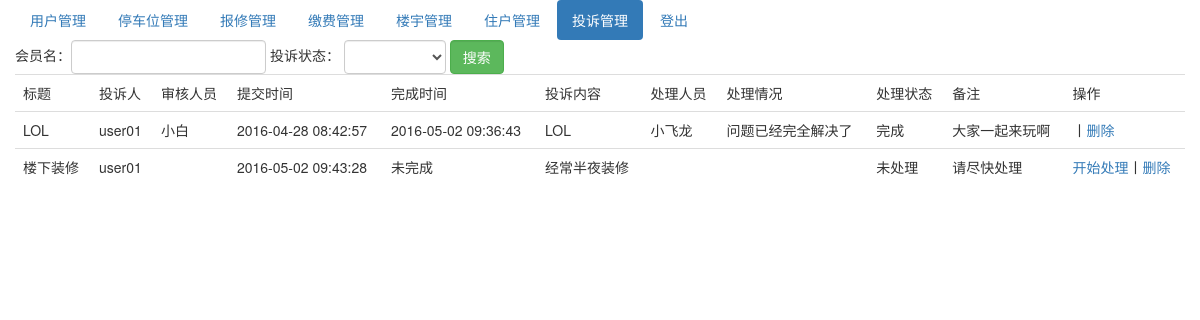
Page /index.php/complain_admin on the earlier database version.
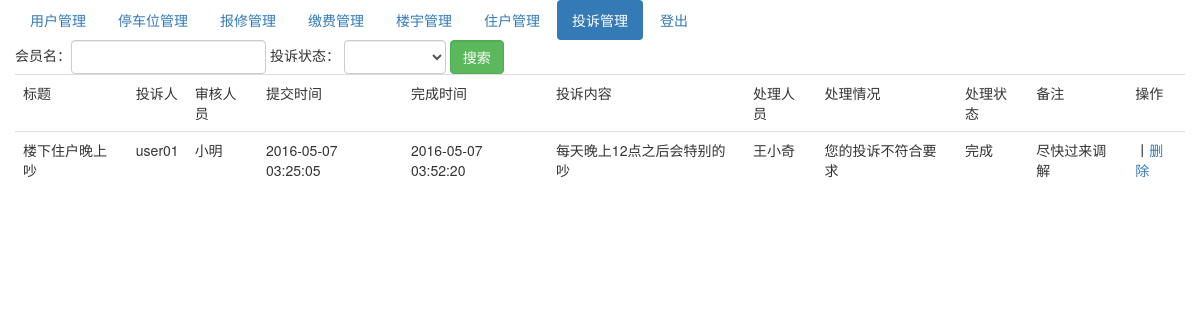
Same page on the later database version.
### tables this page shows
CREATE TABLE IF NOT EXISTS `complain` (
  `complain_id` int(10) NOT NULL AUTO_INCREMENT,
  `member_id` int(10) NOT NULL,
  `title` varchar(255) NOT NULL,
  `audit_name` varchar(255) DEFAULT NULL COMMENT '审核人员姓名',
  `create_time` int(10) NOT NULL DEFAULT '0',
  `modify_time` int(10) NOT NULL DEFAULT '0',
  `finish_time` int(10) NOT NULL DEFAULT '0',
  `content` varchar(255) NOT NULL COMMENT '投诉内容',
  `handle_name` varchar(255) DEFAULT NULL COMMENT '处理人员姓名',
  `handle_info` varchar(255) DEFAULT NULL COMMENT '处理情况',
  `status` tinyint(4) NOT NULL DEFAULT '10' COMMENT '审核状态 10未处理 20正在处理 30处理完成',
  `remark` varchar(255) DEFAULT NULL,
  PRIMARY KEY (`complain_id`)
);

### application/controllers/Complain_admin.php (called while the page is built, shortened)
<?php
class Complain_admin extends CI_Controller{
    public function __construct()
    {
        $this->load->helper('url_helper');
        $this->load->library('session');
    }
    public function index(){
        $this->load->model('complain_model');
        $this->load->model('member_model');
        $condition=array();
        $complain_list=$this->complain_model->getComplainList($condition);
        foreach($complain_list as $key=>$complain_info){
            $member_info=$this->member_model->getMember(array('member_id'=>$complain_info['member_id']));
            $complain_list[$key]['username']=$member_info['username'];
        }
        $data=array();
        $data['complain_list']=$complain_list;
        $this->load->view('templates/header_admin',$data);
        $this->load->view('complain_index_admin',$data);
    }
}

### index.php (called while the page is built, shortened)
<?php
require_once BASEPATH.'core/CodeIgniter.php';

### application/models/Complain_model.php (called while the page is built, shortened)
<?php
class Complain_model extends CI_Model{
    public function getComplainList($condition=array())
    {
        $query=$this->db->get_where('complain',$condition);
        return $query->result_array();
    }
}
?>

### application/models/Member_model.php (called while the page is built, shortened)
<?php
class Member_model extends CI_Model{
    public function getMember($condition){
        $query = $this->db->get_where('member',$condition);
        return $query->row_array();
    }
}
?>

### application/views/complain_index_admin.php (the view, shortened to what this page needs)
<div class="container">
    <div class="row">
        <ul class="nav nav-pills">
            <ul class="nav nav-pills">
                <li role="presentation"><a href="/index.php/member_admin/index">用户管理</a></li>
                <li role="presentation"><a href="/index.php/carport_admin/index">停车位管理</a></li>
                <li role="presentation"><a href="/index.php/repair_admin/index">报修管理</a></li>
                <li role="presentation"><a href="/index.php/charge_admin/index">缴费管理</a></li>
                <li role="presentation"><a href="/index.php/building_admin/index">楼宇管理</a></li>
                <li role="presentation"><a href="/index.php/house_admin/index">住户管理</a></li>
                <li role="presentation" class="active"><a href="/index.php/complain_admin/index">投诉管理</a></li>
                <li role="presentation"><a href="/index.php/Welcome/logout">登出</a></li>
            </ul>
        </ul>
    </div>
    <div class="row">
        <form method="get" class="form-inline" action="/index.php/complain_admin/index">
            <div class="form-group">会员名：<input class="form-control" type="text" name="username" value=""></div>
            <div class="form-group">投诉状态：
            <select class="form-control" name="status">
                <option value=""></option>
                <option value="10">未处理</option>
            </select>
            </div>
            <div class="form-group"><input class="form-control btn-success" type="submit" value="搜索"></div>
        </form>
    </div>
    <div class="row">
        <table class="table">
            <tr>
                <td>标题</td>
                <td>投诉人</td>
                <td>审核人员</td>
                <td>提交时间</td>
                <td>完成时间</td>
                <td>投诉内容</td>
                <td>处理人员</td>
                <td>处理情况</td>
                <td>处理状态</td>
                <td>备注</td>
                <td>操作</td>
            </tr>
            <?php foreach($complain_list as $value){ ?>
                <tr>
                    <td><?php echo $value['title']; ?></td>
                    <td><?php echo $value['username']; ?></td>
                    <td><?php echo $value['audit_name']; ?></td>
                    <td><?php echo date('Y-m-d H:i:s',$value['create_time']); ?></td>
                    <td><?php if($value['finish_time']==0){echo '未完成';}else{echo date('Y-m-d H:i:s',$value['finish_time']);} ?></td>
                    <td><?php echo $value['content']; ?></td>
                    <td><?php echo $value['handle_name']; ?></td>
                    <td><?php echo $value['handle_info']; ?></td>
                    <td><?php if($value['status']==10){echo '未处理';}elseif($value['status']==20){echo '正在处理';}elseif($value['status']==30){echo '完成';} ?></td>
                    <td><?php echo $value['remark']; ?></td>
                    <td><?php if($value['status']==10){ ?><a href="/index.php/complain_admin/showEdit?complain_id=<?php echo $value['complain_id']; ?>">开始处理</a><?php }elseif($value['status']==20){ ?><a href="/index.php/complain_admin/showEdit?complain_id=<?php echo $value['complain_id']; ?>">处理完成</a><?php } ?>丨<a href="/index.php/complain_admin/delete?complain_id=<?php echo $value['complain_id']; ?>">删除</a></td>
                </tr>
            <?php } ?>
        </table>
    </div>
</div>

### application/views/templates/header_admin.php (shortened to what this page needs)
<!DOCTYPE html>
<html lang="zh-CN">
<head>
    <link href="<?php echo base_url(); ?>/bootstrap/css/bootstrap.min.css" rel="stylesheet">
</head>
<body>

Differences in the rows shown:
removed complain: title "LOL", username "user01", audit_name "小白", create_time "2016-04-28 08:42:57", finish_time "2016-05-02 09:36:43", content "LOL", handle_name "小飞龙", handle_info "问题已经完全解决了", status "完成", remark "大家一起来玩啊"
removed complain: title "楼下装修", username "user01", create_time "2016-05-02 09:43:28", finish_time "未完成", content "经常半夜装修", status "未处理", remark "请尽快处理"
added complain: title "楼下住户晚上吵", username "user01", audit_name "小明", create_time "2016-05-07 03:25:05", finish_time "2016-05-07 03:52:20", content "每天晚上12点之后会特别的吵", handle_name "王小奇", handle_info "您的投诉不符合要求", status "完成", remark "尽快过来调解"
